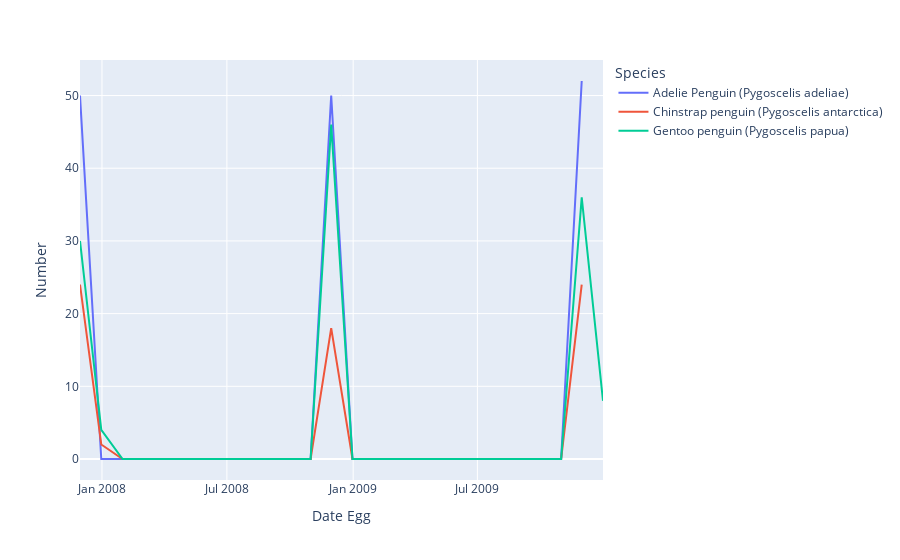

Here is the notebook cell this chart was saved with:
### Code cell
fun(['Adelie Penguin (Pygoscelis adeliae)',
       'Chinstrap penguin (Pygoscelis antarctica)',
       'Gentoo penguin (Pygoscelis papua)'], "Date Egg")

### Figure 1 — Plotly figure (JSON) as saved in the notebook; plotly's stock layout.template omitted (floating-point values rounded to 4 significant figures)
{"data": [{"hovertemplate": "Species=Adelie Penguin (Pygoscelis adeliae)<br>Date Egg=%{x}<br>Number=%{y}<extra></extra>", "legendgroup": "Adelie Penguin (Pygoscelis adeliae)", "line": {"color": "#636efa", "dash": "solid"}, "marker": {"symbol": "circle"}, "mode": "lines", "name": "Adelie Penguin (Pygoscelis adeliae)", "orientation": "v", "showlegend": true, "type": "scatter", "x": ["2007-11-30T00:00:00", "2007-12-31T00:00:00", "2008-01-31T00:00:00", "2008-02-29T00:00:00", "2008-03-31T00:00:00", "2008-04-30T00:00:00", "2008-05-31T00:00:00", "2008-06-30T00:00:00", "2008-07-31T00:00:00", "2008-08-31T00:00:00", "2008-09-30T00:00:00", "2008-10-31T00:00:00", "2008-11-30T00:00:00", "2008-12-31T00:00:00", "2009-01-31T00:00:00", "2009-02-28T00:00:00", "2009-03-31T00:00:00", "2009-04-30T00:00:00", "2009-05-31T00:00:00", "2009-06-30T00:00:00", "2009-07-31T00:00:00", "2009-08-31T00:00:00", "2009-09-30T00:00:00", "2009-10-31T00:00:00", "2009-11-30T00:00:00"], "xaxis": "x", "y": [50, 0, 0, 0, 0, 0, 0, 0, 0, 0, 0, 0, 50, 0, 0, 0, 0, 0, 0, 0, 0, 0, 0, 0, 52], "yaxis": "y"}, {"hovertemplate": "Species=Chinstrap penguin (Pygoscelis antarctica)<br>Date Egg=%{x}<br>Number=%{y}<extra></extra>", "legendgroup": "Chinstrap penguin (Pygoscelis antarctica)", "line": {"color": "#EF553B", "dash": "solid"}, "marker": {"symbol": "circle"}, "mode": "lines", "name": "Chinstrap penguin (Pygoscelis antarctica)", "orientation": "v", "showlegend": true, "type": "scatter", "x": ["2007-11-30T00:00:00", "2007-12-31T00:00:00", "2008-01-31T00:00:00", "2008-02-29T00:00:00", "2008-03-31T00:00:00", "2008-04-30T00:00:00", "2008-05-31T00:00:00", "2008-06-30T00:00:00", "2008-07-31T00:00:00", "2008-08-31T00:00:00", "2008-09-30T00:00:00", "2008-10-31T00:00:00", "2008-11-30T00:00:00", "2008-12-31T00:00:00", "2009-01-31T00:00:00", "2009-02-28T00:00:00", "2009-03-31T00:00:00", "2009-04-30T00:00:00", "2009-05-31T00:00:00", "2009-06-30T00:00:00", "2009-07-31T00:00:00", "2009-08-31T00:00:00", "2009-09-30T00:00:00", "2009-10-31T00:00:00", "2009-11-30T00:00:00"], "xaxis": "x", "y": [24, 2, 0, 0, 0, 0, 0, 0, 0, 0, 0, 0, 18, 0, 0, 0, 0, 0, 0, 0, 0, 0, 0, 0, 24], "yaxis": "y"}, {"hovertemplate": "Species=Gentoo penguin (Pygoscelis papua)<br>Date Egg=%{x}<br>Number=%{y}<extra></extra>", "legendgroup": "Gentoo penguin (Pygoscelis papua)", "line": {"color": "#00cc96", "dash": "solid"}, "marker": {"symbol": "circle"}, "mode": "lines", "name": "Gentoo penguin (Pygoscelis papua)", "orientation": "v", "showlegend": true, "type": "scatter", "x": ["2007-11-30T00:00:00", "2007-12-31T00:00:00", "2008-01-31T00:00:00", "2008-02-29T00:00:00", "2008-03-31T00:00:00", "2008-04-30T00:00:00", "2008-05-31T00:00:00", "2008-06-30T00:00:00", "2008-07-31T00:00:00", "2008-08-31T00:00:00", "2008-09-30T00:00:00", "2008-10-31T00:00:00", "2008-11-30T00:00:00", "2008-12-31T00:00:00", "2009-01-31T00:00:00", "2009-02-28T00:00:00", "2009-03-31T00:00:00", "2009-04-30T00:00:00", "2009-05-31T00:00:00", "2009-06-30T00:00:00", "2009-07-31T00:00:00", "2009-08-31T00:00:00", "2009-09-30T00:00:00", "2009-10-31T00:00:00", "2009-11-30T00:00:00", "2009-12-31T00:00:00"], "xaxis": "x", "y": [30, 4, 0, 0, 0, 0, 0, 0, 0, 0, 0, 0, 46, 0, 0, 0, 0, 0, 0, 0, 0, 0, 0, 0, 36, 8], "yaxis": "y"}], "layout": {"legend": {"title": {"text": "Species"}, "tracegroupgap": 0}, "margin": {"t": 60}, "xaxis": {"anchor": "y", "domain": [0, 1], "title": {"text": "Date Egg"}}, "yaxis": {"anchor": "x", "domain": [0, 1], "title": {"text": "Number"}}}}
